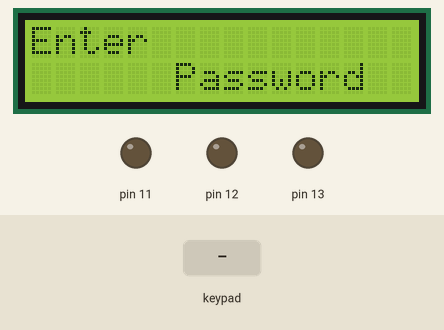
Bench run of a sketch on a simulated Arduino Uno, built with avr-gcc and run on an emulated ATmega328P. Parts: 16×2 character LCD, output pins drawn as LEDs (lit = HIGH). The test bench sets the inputs (shaded band). What the sketch prints to the serial monitor is not drawn.

Above: at 3.3 s.
6.5 s: keypad keys 9 8 7 6 # pressed 0.4 s apart
At 8.8 s:
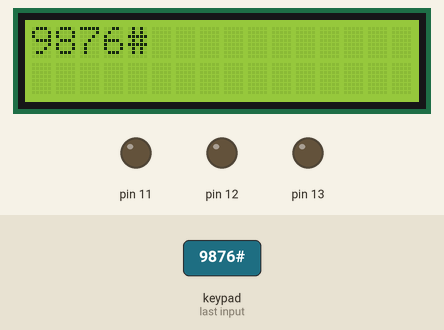
10.0 s: key 'A' pressed
At 11.2 s:
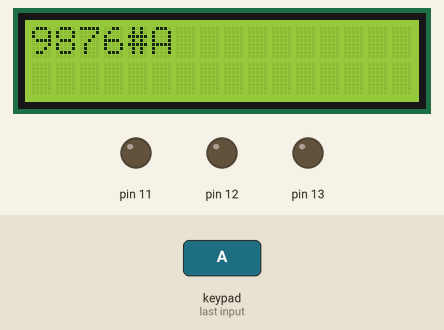
11.5 s: keypad keys 9 8 7 6 * pressed 0.4 s apart
At 14.0 s:
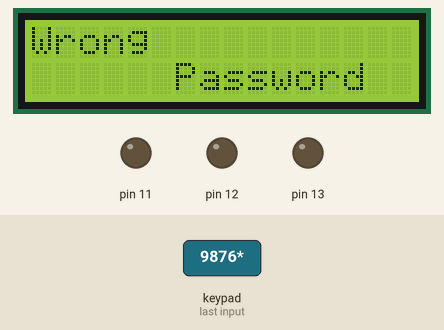
16.5 s: key 'B' pressed
At 17.4 s:
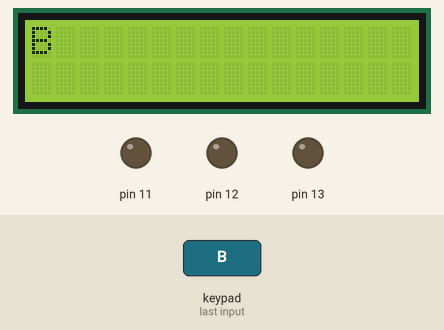
18.0 s: key 'D' pressed
At 18.7 s:
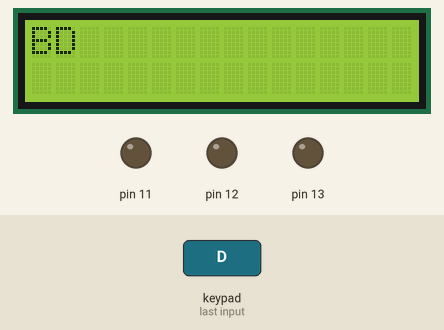
19.5 s: keypad keys 5 4 3 2 # pressed 0.4 s apart
At 22.3 s:
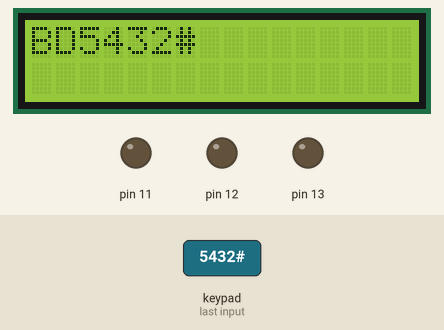
Timing chart, 0 to 23.8 s (numbered marks = the images above; inputs shaded):
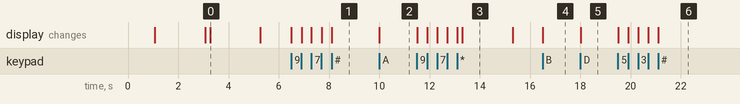

The sketch:

course_project_code.ino
```cpp
#include<Keypad.h>
#include<LiquidCrystal.h>
#define ROWS 4
#define COLS 4
const char keys[ROWS][COLS] = {
  {'1','2','3','A'},
  {'4','5','6','B'},
  {'7','8','9','C'},
  {'*','0','#','D'}
};
byte RowPin[ROWS]={9,8,7,6};
byte ColPin[COLS]={5,4,3,2};
Keypad keypad = Keypad(makeKeymap(keys),RowPin,ColPin,ROWS,COLS);
byte x;
//for lcd
LiquidCrystal lcd(A5,A4,A3,A2,A1,A0);
void setup() {
  // put your setup code here, to run once:
  Serial.begin(9600);
  pinMode(12,OUTPUT);
   pinMode(13,OUTPUT);
   pinMode(11,OUTPUT);
  lcd.begin(16,2);
  lcd.setCursor(0,0);
  lcd.print("Password");
  delay(1000);
  lcd.setCursor(6,1);
  lcd.print("System ^_^");
  delay(2000);
 entr();
}

void loop() {

  // put your main code here, to run repeatedly:
    char key = keypad.getKey();
    if(key != NO_KEY)
    {

    	x = password(key);
      //Serial.println(key);
      if(x==0)
        wrong();
      else if(x==1)
        correct();

	}
//سيستم باسورد بال keypad
  //عملت الباسورد رقم فوني برضو :D
}


char pass[]={'0','1','1','2','7','2','7','1','0','7','8'};
byte i=0;
bool acc=1;

int password(char key)
{
   if(key=='C')
  {
     entr();
     Serial.println();
     acc=1;
     i=0;
     return 4;
  }
  lcd.setCursor(i,0);
  lcd.print(key);
  Serial.print(key);
  if(pass[i]==key)
  {
    i++;
  }
  else
  {
    i++;
    acc=0;
  }

/////
  if(i==sizeof(pass))
  {
      i=0;
    Serial.println();
    bool bol=acc;
    acc=1;
    if(bol)
      return 1;
    else
       return 0 ;
  }

  return 2;
}

void entr()
{ lcd.clear();
  lcd.setCursor(0,0);
  lcd.print("Enter");
  delay(200);
  lcd.setCursor(6,1);
  lcd.print("Password");
  delay(2000);
  lcd.clear();
}

void wrong()
{ lcd.clear();
  lcd.setCursor(0,0);
  lcd.print("Wrong");
  delay(200);
  lcd.setCursor(6,1);
  lcd.print("Password");
  delay(2000);
  lcd.clear();
}
void correct()
{
  lcd.clear();
  lcd.setCursor(0,0);
  lcd.print("Correct");
  delay(200);
  lcd.setCursor(6,1);
  lcd.print("Password");
  delay(2000);
  lcd.clear();
  ////
  for(int l =0 ; l<=16 ; l++)
  {
  lcd.setCursor(0,1);
  lcd.print("Ahmed OThman ^_^");
    digitalWrite(12,HIGH);
    digitalWrite(13,LOW);
    delay(1000);
    digitalWrite(11,HIGH);
    delay(1000);
    digitalWrite(11,LOW);
  delay(100);
  lcd.setCursor(l,0);
  lcd.print("Welcome");
  delay(100);
  lcd.clear();
  }

}
```

Measured:
- after the input at 6.5 s, the display: first changes at once (image 1 shows a later state)
- after the input at 10.0 s, the display: changes at once (image 2)
- after the input at 11.5 s, the display: first changes at once (image 3 shows a later state)
- after the input at 16.5 s, the display: changes at once (image 4)
- after the input at 18.0 s, the display: changes at once (image 5)
- after the input at 19.5 s, the display: first changes at once (image 6 shows a later state)
- what the display in image 0 shows lasts 2.0 s, from 3.3 s to 5.3 s
